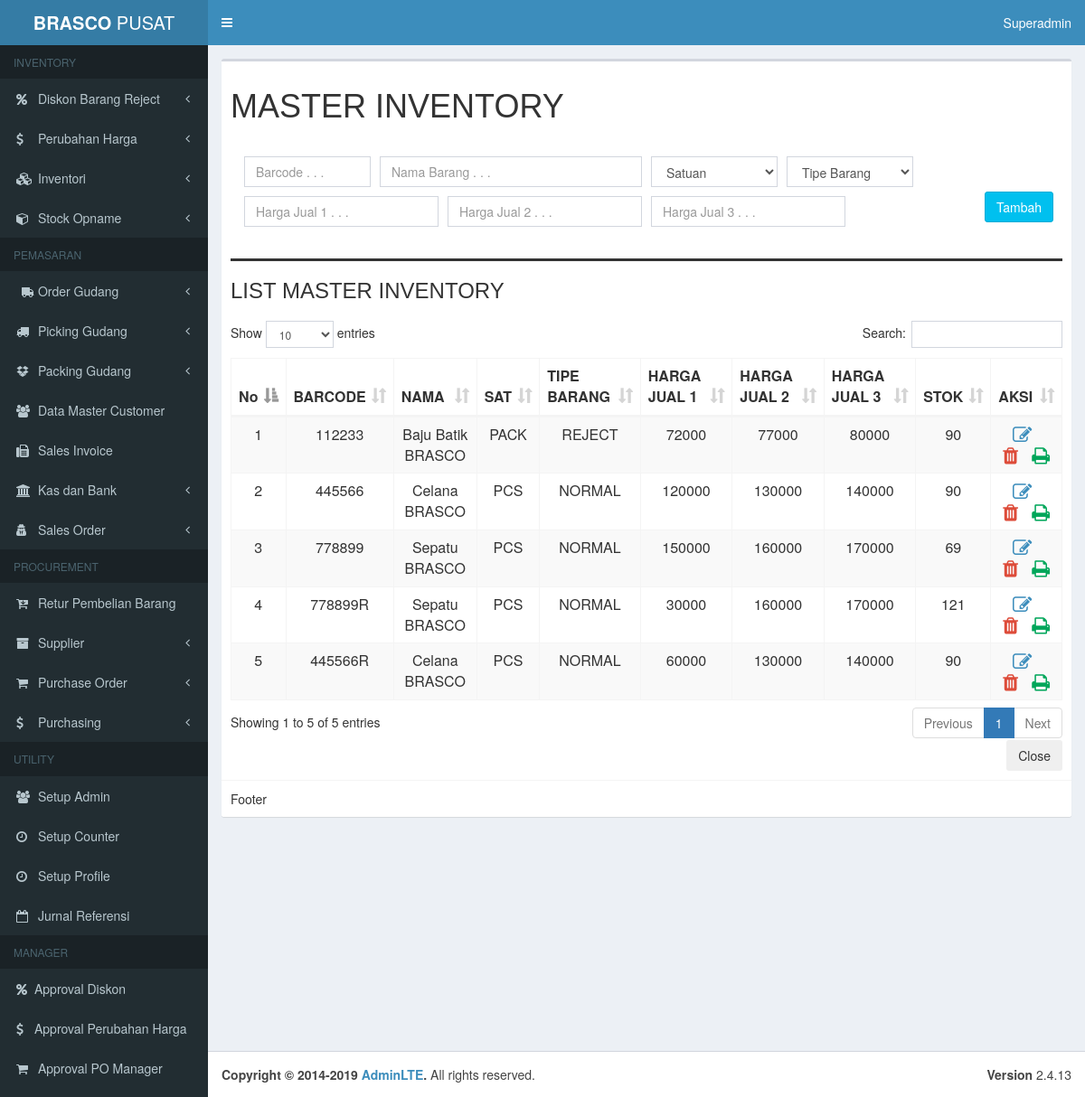
/master_inventory/index.php (signed in), run on an earlier commit of the app's database.
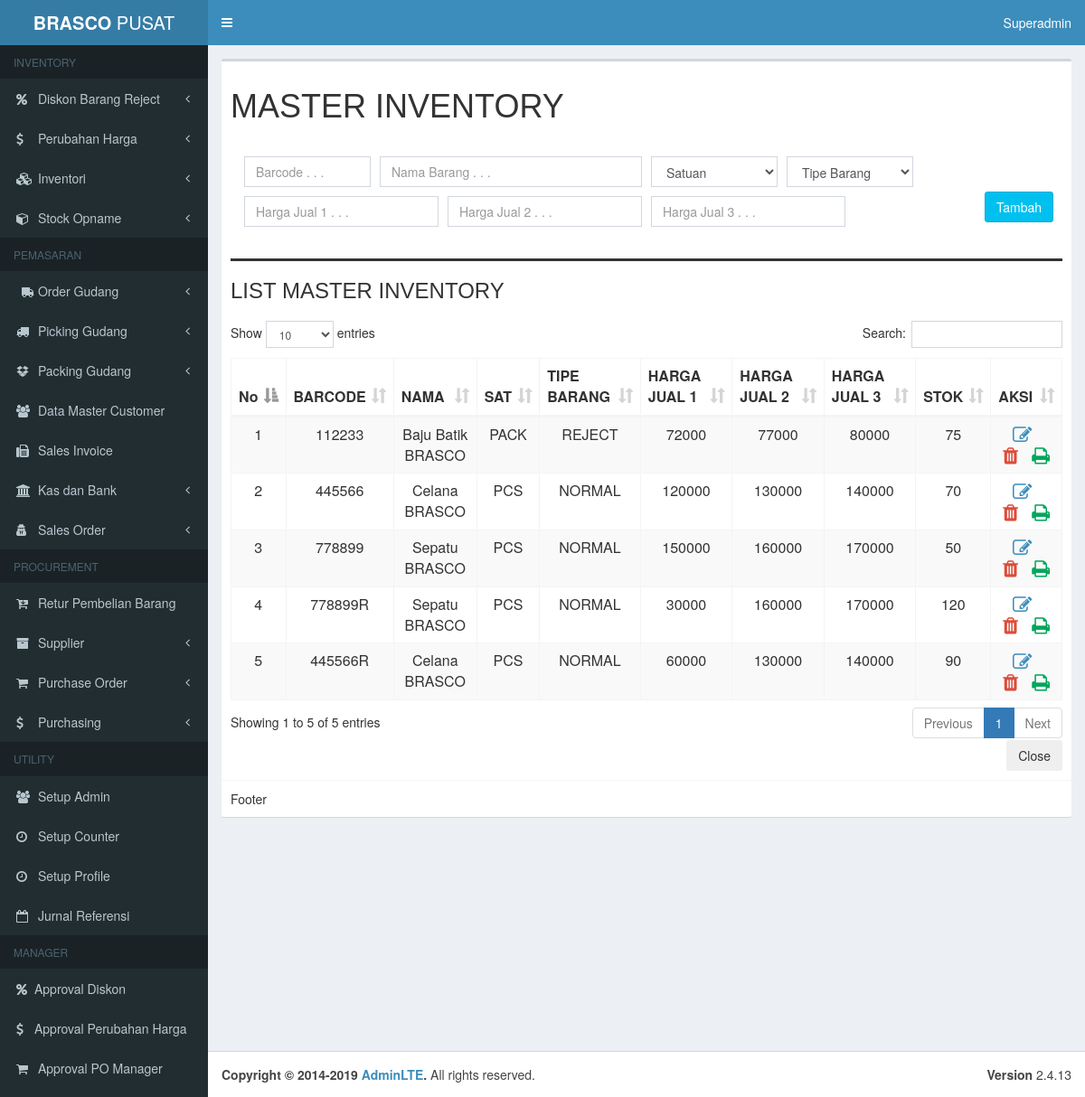
And on a later commit of the database.
### tables this page shows
CREATE TABLE IF NOT EXISTS `inventory` (
  `id` int(11) NOT NULL AUTO_INCREMENT,
  `barcode` varchar(255) NOT NULL,
  `nama_barang` varchar(255) NOT NULL,
  `satuan` varchar(255) NOT NULL,
  `id_tipe_barang` varchar(255) NOT NULL,
  `harga_jual1` varchar(255) NOT NULL,
  `harga_jual2` varchar(255) NOT NULL,
  `harga_jual3` varchar(255) NOT NULL,
  `harga_beli` varchar(255) NOT NULL,
  `quantity` varchar(255) DEFAULT '0',
  `id_admin` varchar(255) NOT NULL,
  `id_edit_admin` varchar(255) NOT NULL,
  `created_at` timestamp NOT NULL DEFAULT current_timestamp(),
  `update_at` timestamp NULL DEFAULT NULL ON UPDATE current_timestamp(),
  PRIMARY KEY (`id`)
);

CREATE TABLE IF NOT EXISTS `satuan` (
  `id` int(11) NOT NULL AUTO_INCREMENT,
  `satuan` varchar(50) NOT NULL,
  `id_admin` varchar(255) NOT NULL,
  `id_edit_admin` varchar(255) NOT NULL,
  PRIMARY KEY (`id`)
);

CREATE TABLE IF NOT EXISTS `tipe_barang` (
  `id` int(11) NOT NULL AUTO_INCREMENT,
  `nama_barang` varchar(255) NOT NULL,
  `id_admin` varchar(255) NOT NULL,
  `id_edit_admin` varchar(255) NOT NULL,
  `created_at` timestamp NOT NULL DEFAULT current_timestamp(),
  `update_at` timestamp NULL DEFAULT NULL ON UPDATE current_timestamp(),
  PRIMARY KEY (`id`)
);

### env.php (called while the page is built, shortened)
<?php
$host = "localhost";
$user = "root";
$password = "";
$dbname = "brasco_pusat";
$conn = mysqli_connect($host, $user, $password, $dbname);
function query($query)
{
  global $conn;
  $result = mysqli_query($conn, $query);
  $rows = [];
  while ($row = mysqli_fetch_assoc($result)) {
    $rows[] = $row;
  }
  return $rows;
}

### master_inventory/index.php (the view, shortened to what this page needs)
<?php
$data = query("SELECT * FROM inventory");
?>
<?php include('../templates/header.php') ?>
<div class="content-wrapper">
  <section class="content">
    <div class="box">
      <div class="box-body">
        <h1>MASTER INVENTORY</h1>
        <form class="inline-form" action="" method="post" id="form_simpan">
          <div class="box-body">
            <div class="form-group">
              <div class="col-sm-2" style="padding: 5px;">
                <input type="number" id="isi_barcode" name="barcode" class="form-control" placeholder="Barcode . . ." required>
              </div>
              <div class="col-sm-4" style="padding: 5px;">
                <input type="text" name="nama_barang" class="form-control" placeholder="Nama Barang . . ." required>
              </div>
              <div class="col-sm-2" style="padding: 5px;">
                <select class="form-control" name="satuan">
                  <option disabled selected>Satuan</option>
                </select>
              </div>
              <div class="col-sm-2" style="padding: 5px;">
                <select class="form-control" name="id_tipe_barang">
                  <option disabled selected>Tipe Barang</option>
                </select>
              </div>
            </div>
            <div class="form-group">
              <div class="col-sm-3" style="padding: 5px;">
                <input type="number" min="0" class="form-control" name="harga_jual1" placeholder="Harga Jual 1 . . ." required>
              </div>
              <div class="col-sm-3" style="padding: 5px;">
                <input type="number" min="0" class="form-control" name="harga_jual2" placeholder="Harga Jual 2 . . ." required>
              </div>
              <div class="col-sm-3" style="padding: 5px;">
                <input type="number" min="0" class="form-control" name="harga_jual3" placeholder="Harga Jual 3 . . ." required>
              </div>
            </div>
            <button type="submit" id="submit" class="btn btn-info pull-right" name="submit">Tambah</button>
          </div>
        </form>
        <div style="width: 100%">
          <div style="border-top: solid; width: 100%; margin-top: 20px">
            <h3 style="margin-top: 20px">LIST MASTER INVENTORY</h3>
          </div>
        </div>
        <div class="table-responsive" style="margin-top: 20px">
          <table id="example1" class="table table-bordered table-striped">
            <thead class="thead-dark" align="center">
              <tr class="text-center">
                <th>No</th>
                <th>BARCODE</th>
                <th>NAMA</th>
                <th>SAT</th>
                <th>TIPE BARANG</th>
                <th>HARGA JUAL 1</th>
                <th>HARGA JUAL 2</th>
                <th>HARGA JUAL 3</th>
                <th>STOK</th>
                <th>AKSI</th>
              </tr>
            </thead>
            <tbody align="center">
              <?php $i = 1; ?>
              <?php foreach ($data as $row) :
              ?>
                <tr>
                  <td><?php echo $i; ?></td>
                  <td><?php echo $row["barcode"]; ?></td>
                  <?php
                  $id_tipe = $row['id_tipe_barang'];
                  $result = query("SELECT * FROM tipe_barang WHERE id = '$id_tipe'");
                  $id_satuan = $row['satuan'];
                  $result2 = query("SELECT * FROM satuan WHERE id = '$id_satuan'");
                  ?>
                  <td><?php echo $row["nama_barang"]; ?></td>
                  <td><?php echo $result2[0]["satuan"]; ?></td>
                  <td><?php echo $result[0]['nama_barang']; ?></td>
                  <td><?php echo $row["harga_jual1"]; ?></td>
                  <td><?php echo $row["harga_jual2"]; ?></td>
                  <td><?php echo $row["harga_jual3"]; ?></td>
                  <td><?php echo $row["quantity"]; ?></td>
                  <td>
                    <a href="master_inventory/ubah.php?id=<?php echo $row["id"]; ?>"><i class="fa fa-edit fa-lg"></i>&nbsp&nbsp</a>
                    <a href="master_inventory/hapus.php?id=<?php echo $row["id"]; ?>"><i class="fa fa-trash fa-lg text-red">&nbsp&nbsp</i></a>
                    <a href="master_inventory/laporan/print.php?id=<?php echo $row["id"] ?>" target="_blank"><i class="fa fa-print text-green fa-lg"></i></a>
                  </td>
                </tr>
                <?php $i++ ?>
              <?php endforeach; ?>
            </tbody>
          </table>
        </div>
        <div style="width: 100%; text-align: right;">
          <button class="btn btn-light">Close</button>
        </div>
      </div>
      <div class="box-footer">
        Footer
      </div>
    </div>
  </section>
</div>
<?php include('../templates/footer.php') ?>

What changed in the data, as far as the page shows it:
changed inventory "Baju Batik BRASCO": quantity "90" → "75"
changed inventory (number 2 of 5 on the later page): quantity "90" → "70"
changed inventory (number 3 of 5 on the later page): quantity "69" → "50"
changed inventory (number 4 of 5 on the later page): quantity "121" → "120"
